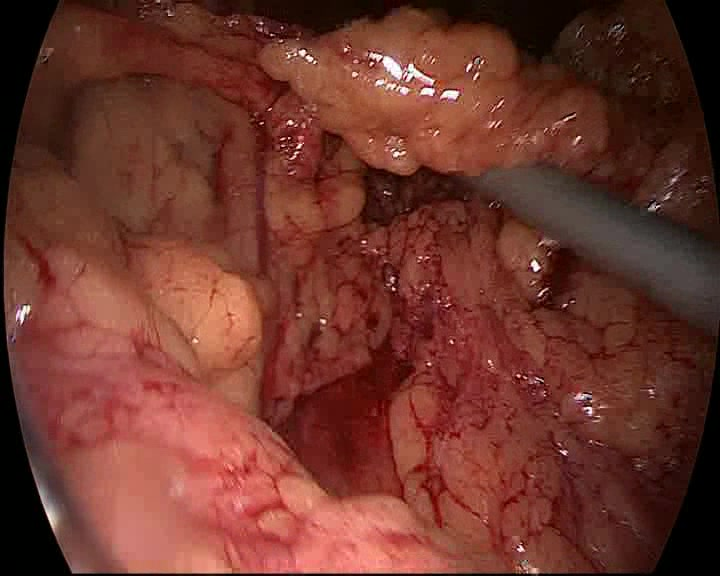
#> input picture papers/paper1_neurips2026/manuscript/figures_slides/assets/BBP12_00003439.jpg, 720 x 576 px, found by its file name
$ python build_fig_inference_step1_placeholder.py
#> lines starting #> are read from the running program, lines starting #| are printed output that depends on the picture
"""
Slide figure for inference step 1:
prefix frames pass through the visual encoder and HTA blocks with a
placeholder cluster identifier; the phase head is decoupled from that
placeholder and reads visual features only.
"""
from __future__ import annotations

from pathlib import Path

import matplotlib.patches as patches
import matplotlib.pyplot as plt
import numpy as np
from PIL import Image, ImageEnhance, ImageOps


ROOT = Path(__file__).resolve().parents[2]
OUTDIR = ROOT / "paper" / "figures_slides"
FRAME_DIR = (
    ROOT
    / "lambda_mirror"
    / "extern"
    / "MultiBypass140"
    / "datasets"
    / "MultiBypass140"
    / "BernBypass70"
    / "frames"
    / "BBP12"
)

FRAME_NAMES = [
    "BBP12_00003439.jpg",
    "BBP12_00003444.jpg",
    "BBP12_00003449.jpg",
    "BBP12_00003454.jpg",
    "BBP12_00003459.jpg",
]
FRAME_LABELS = [r"$x_{t-20}$", r"$x_{t-15}$", r"$x_{t-10}$", r"$x_{t-5}$", r"$x_t$"]

TEXT = "#111827"
MUTED = "#4b5563"
EDGE = "#1f2937"
BLUE = "#2563eb"
BLUE_LIGHT = "#dbeafe"
GREEN = "#059669"
GREEN_LIGHT = "#d1fae5"
PURPLE = "#7c3aed"
PURPLE_LIGHT = "#ede9fe"
AMBER = "#f59e0b"
AMBER_LIGHT = "#fef3c7"
RED = "#dc2626"
RED_LIGHT = "#fee2e2"
GRAY_LIGHT = "#f9fafb"


def thumb(path: Path) -> np.ndarray:
    image = Image.open(path).convert("RGB")
#> image is the input picture: PIL image 720x576 RGB; mean R, G, B 110.8, 54.6, 44.2
    image = ImageOps.exif_transpose(image)
    w, h = image.size
#> w = 720; h = 576
    image = image.crop((55, 18, w - 55, h - 12))
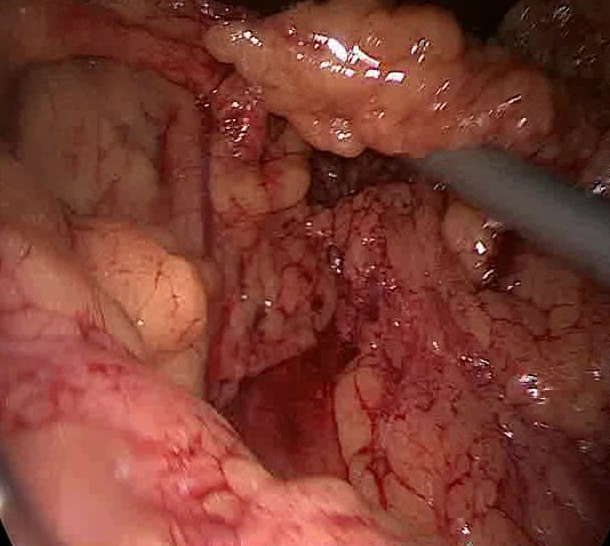
#> image: PIL image 610x546 RGB; mean R, G, B 124.5, 60.8, 49.2
    image = ImageOps.fit(image, (560, 390), method=Image.Resampling.LANCZOS)
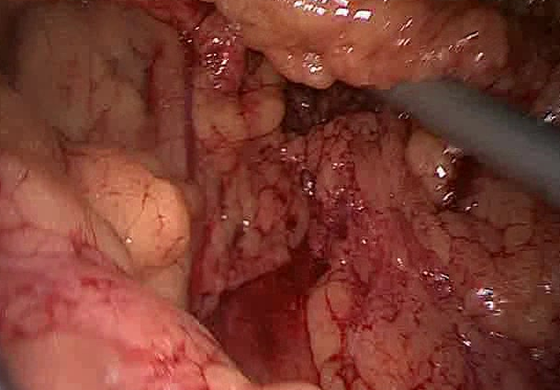
#> image: PIL image 560x390 RGB; mean R, G, B 123.5, 59.5, 47.9
    image = ImageEnhance.Contrast(image).enhance(1.12)
    image = ImageEnhance.Sharpness(image).enhance(1.08)
    return np.asarray(image)


def add_text(ax, x, y, text, *, size=11, weight="normal", color=TEXT, ha="center", va="center"):
    ax.text(
        x,
        y,
        text,
        fontsize=size,
        fontweight=weight,
        color=color,
        ha=ha,
        va=va,
        linespacing=1.08,
        zorder=20,
    )


def box(ax, x, y, w, h, text, *, face, edge=EDGE, size=12, weight="bold", color=TEXT):
    patch = patches.FancyBboxPatch(
        (x, y),
        w,
        h,
        boxstyle="round,pad=0.025,rounding_size=0.08",
        linewidth=1.6,
        edgecolor=edge,
        facecolor=face,
        zorder=4,
    )
    ax.add_patch(patch)
    add_text(ax, x + w / 2, y + h / 2, text, size=size, weight=weight, color=color)
    return patch


def arrow(ax, start, end, *, color=EDGE, lw=1.8, style="-|>", rad=0.0, dashed=False):
    ax.add_patch(
        patches.FancyArrowPatch(
            start,
            end,
            arrowstyle=style,
            mutation_scale=18,
            linewidth=lw,
            linestyle="--" if dashed else "-",
            color=color,
            connectionstyle=f"arc3,rad={rad}",
            shrinkA=4,
            shrinkB=6,
            zorder=12,
        )
    )


def draw_filmstrip(ax):
    x0, y0 = 0.78, 5.18
    w, h, gap = 2.04, 1.34, 0.18
    for i, (name, label) in enumerate(zip(FRAME_NAMES, FRAME_LABELS)):
        x = x0 + i * (w + gap)
        ax.imshow(thumb(FRAME_DIR / name), extent=(x, x + w, y0, y0 + h), aspect="auto", zorder=1)
        edge = AMBER if i == len(FRAME_NAMES) - 1 else BLUE
        lw = 3.0 if i == len(FRAME_NAMES) - 1 else 2.0
        ax.add_patch(patches.Rectangle((x, y0), w, h, fill=False, edgecolor=edge, linewidth=lw, zorder=6))
        ax.add_patch(patches.Rectangle((x, y0 + h - 0.30), 0.78, 0.30, facecolor="black", alpha=0.58, linewidth=0, zorder=7))
        add_text(ax, x + 0.39, y0 + h - 0.15, label, size=10.5, weight="bold", color="white")
#> pass 2 of the loop in draw_filmstrip, `for i, (name, label) in enumerate(zip(FRAME_NAMES, FRAME_LABELS)):`:
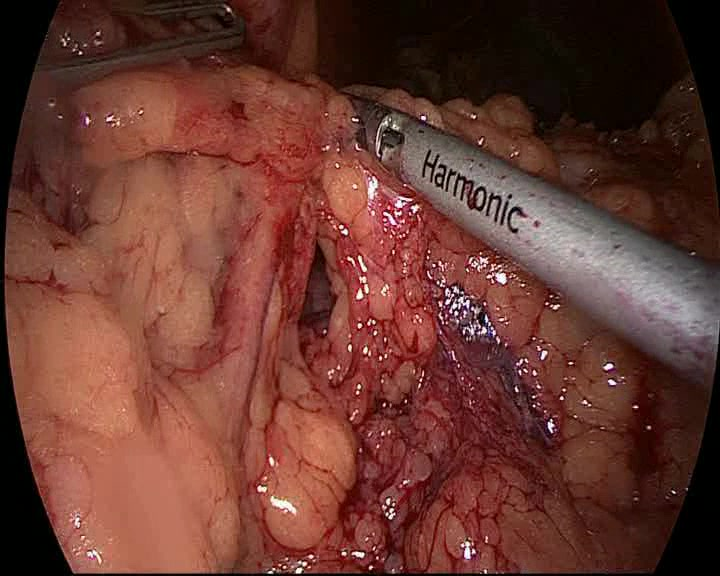
#> input picture papers/paper1_neurips2026/manuscript/figures_slides/assets/BBP12_00003444.jpg, 720 x 576 px, found by its file name
#> in thumb, image is the input picture: PIL image 720x576 RGB; mean R, G, B 105.6, 57.9, 48.8
#> in thumb (call 2), `image = image.crop((55, 18, w - 55, h - 12))`:
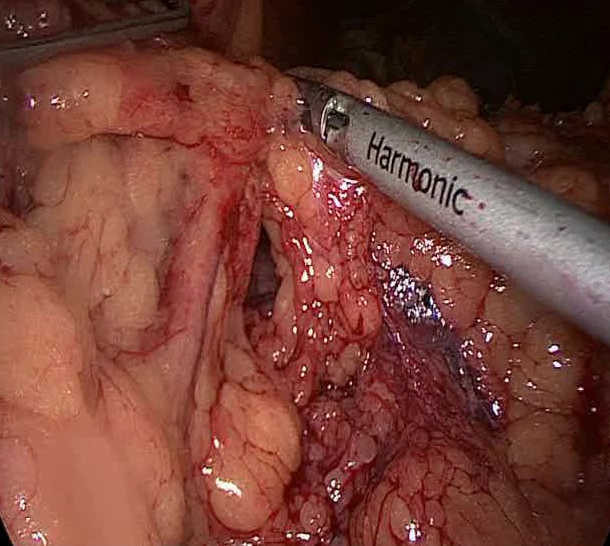
#> image: PIL image 610x546 RGB; mean R, G, B 118, 64.3, 54.2
#> in thumb (call 2), `image = ImageOps.fit(image, (560, 390), method=Image.Resampling.LANCZOS)`:
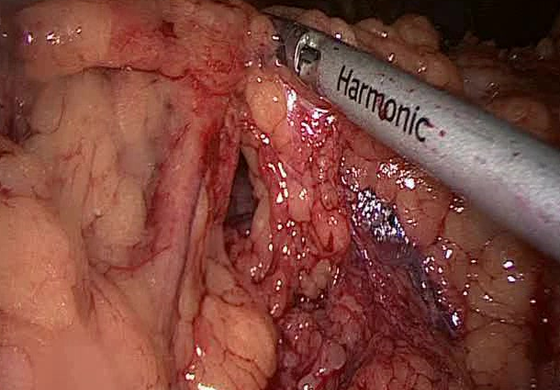
#> image: PIL image 560x390 RGB; mean R, G, B 127.1, 70.2, 60
#> pass 3 of the loop in draw_filmstrip, `for i, (name, label) in enumerate(zip(FRAME_NAMES, FRAME_LABELS)):`:
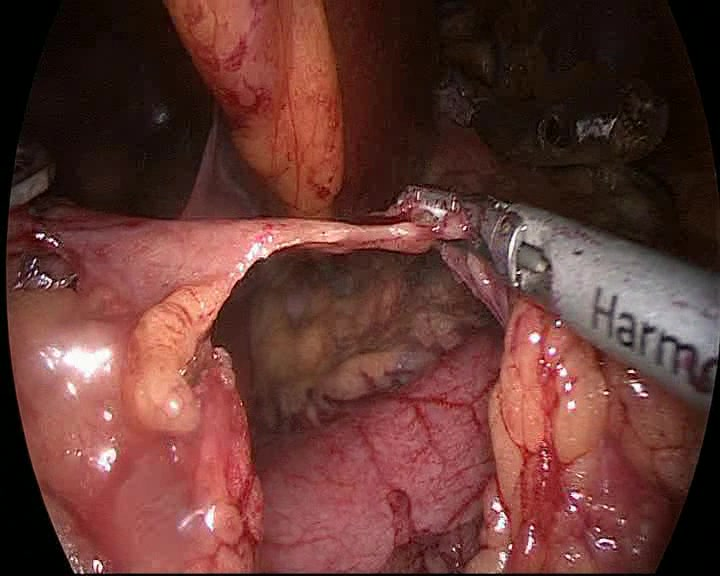
#> input picture papers/paper1_neurips2026/manuscript/figures_slides/assets/BBP12_00003449.jpg, 720 x 576 px, found by its file name
#> in thumb, image is the input picture: PIL image 720x576 RGB; mean R, G, B 101, 56.9, 51.7
#> in thumb (call 3), `image = image.crop((55, 18, w - 55, h - 12))`:
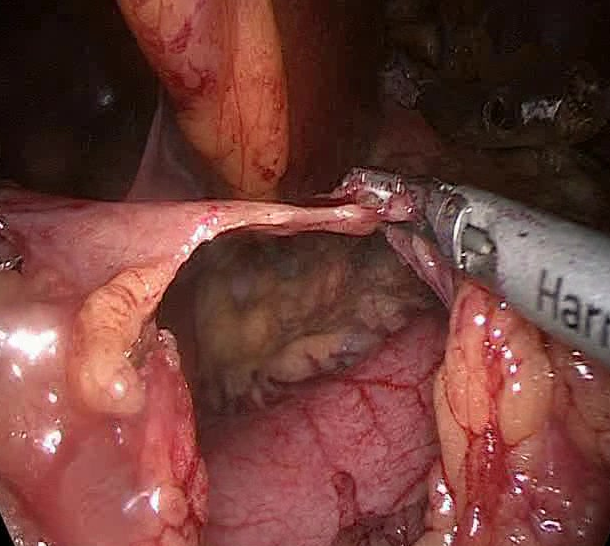
#> image: PIL image 610x546 RGB; mean R, G, B 112.6, 62.8, 57.1
#> in thumb (call 3), `image = ImageOps.fit(image, (560, 390), method=Image.Resampling.LANCZOS)`:
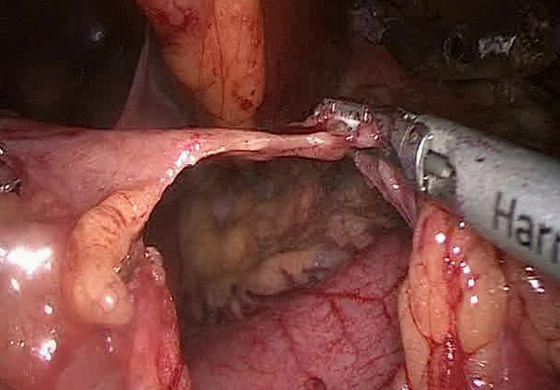
#> image: PIL image 560x390 RGB; mean R, G, B 115.7, 66.1, 60
#> the loop made 5 passes; the first 3 are shown

    add_text(ax, 0.78, 7.10, r"Observed prefix frames $x_{1:t}$", size=17, weight="bold", ha="left")
    add_text(
        ax,
        0.78,
        6.82,
        "Concrete MB140 / BBP12 frames ending at the current timestamp t; no future thumbnails are used in this first-pass view.",
        size=10.4,
        color=MUTED,
        ha="left",
    )


def draw_phase_distribution(ax):
    x0, y0 = 12.55, 3.10
    labels = ["Prep", "Gastric", "Omentum", "GJ"]
    vals = [0.05, 0.12, 0.24, 0.59]
    colors = [GREEN_LIGHT, GREEN_LIGHT, GREEN_LIGHT, GREEN]
    for i, (lab, val, color) in enumerate(zip(labels, vals, colors)):
        x = x0 + i * 0.48
        ax.add_patch(
            patches.Rectangle(
                (x, y0),
                0.30,
                val * 1.05,
                facecolor=color,
                edgecolor=GREEN,
                linewidth=1.0,
                zorder=8,
            )
        )
        add_text(ax, x + 0.15, y0 - 0.16, lab, size=7.3, color=MUTED)
    ax.add_line(plt.Line2D([x0 - 0.04, x0 + 1.80], [y0, y0], color=MUTED, linewidth=0.8, zorder=8))
    add_text(ax, x0 + 0.90, y0 + 0.82, r"$p(\phi_t \mid x_{1:t})$", size=11, weight="bold", color=GREEN)
    add_text(ax, x0 + 0.90, y0 + 0.58, "argmax phase", size=8.7, color=MUTED)


def draw_pipeline(ax):
    box(ax, 0.95, 3.36, 2.10, 0.92, "prefix\nframes", face=BLUE_LIGHT, edge=BLUE, size=12)
    box(ax, 3.72, 3.36, 2.15, 0.92, "visual encoder\nViT-B/16", face=BLUE_LIGHT, edge=BLUE, size=11.3)
    box(ax, 6.42, 3.36, 1.95, 0.92, "frame\nfeatures", face=GRAY_LIGHT, edge=EDGE, size=11.3)
    box(ax, 8.88, 3.36, 1.96, 0.92, "HTA\nblocks", face=PURPLE_LIGHT, edge=PURPLE, size=11.5)
    box(ax, 11.45, 3.36, 2.08, 0.92, "phase\nhead", face=GREEN_LIGHT, edge=GREEN, size=12)
    box(ax, 13.98, 3.36, 1.38, 0.92, "phase\nlogits", face=GREEN_LIGHT, edge=GREEN, size=11)

    arrow(ax, (3.05, 3.82), (3.72, 3.82))
    arrow(ax, (5.87, 3.82), (6.42, 3.82))
    arrow(ax, (8.37, 3.82), (8.88, 3.82))
    arrow(ax, (10.84, 3.82), (11.45, 3.82), color=GREEN)
    arrow(ax, (13.53, 3.82), (13.98, 3.82), color=GREEN)

    add_text(ax, 6.70, 4.70, "visual-only path used by phase head", size=9.5, color=GREEN, ha="left")
    arrow(ax, (7.40, 4.55), (11.50, 4.10), color=GREEN, lw=1.4, rad=-0.12)

    # Placeholder workflow token branch.
    box(ax, 4.95, 1.76, 2.15, 0.78, "placeholder\ncluster id", face=AMBER_LIGHT, edge=AMBER, size=11.5)
    box(ax, 7.76, 1.76, 2.10, 0.78, "workflow token\nE[z_dummy]", face=AMBER_LIGHT, edge=AMBER, size=11.0)
    arrow(ax, (7.10, 2.15), (7.76, 2.15), color=AMBER)
    arrow(ax, (8.82, 2.54), (9.72, 3.36), color=AMBER, rad=-0.12)
    add_text(ax, 9.92, 2.55, "prepended into temporal sequence", size=9.2, color=AMBER, ha="left")

    # Explicitly show that the phase head ignores the placeholder in this pass.
    arrow(ax, (8.78, 2.15), (12.18, 3.28), color=RED, lw=1.5, dashed=True, rad=-0.10)
    ax.plot([11.55, 11.88], [2.78, 3.11], color=RED, linewidth=3.0, zorder=15)
    ax.plot([11.88, 11.55], [2.78, 3.11], color=RED, linewidth=3.0, zorder=15)
    add_text(ax, 12.18, 2.58, "no influence on\nphase head here", size=9.0, color=RED, weight="bold")

    draw_phase_distribution(ax)

    box(
        ax,
        0.95,
        1.35,
        3.00,
        1.04,
        "first pass uses a\ndummy workflow slot",
        face=GRAY_LIGHT,
        edge=EDGE,
        size=11.3,
    )
    add_text(
        ax,
        1.13,
        0.92,
        "Reason: the soft workflow token has not been computed yet. The phase predictions are the source used to compute it in the next step.",
        size=9.3,
        color=MUTED,
        ha="left",
    )


def main():
    missing = [name for name in FRAME_NAMES if not (FRAME_DIR / name).exists()]
    if missing:
        raise FileNotFoundError("Missing frame files: " + ", ".join(missing))

    OUTDIR.mkdir(parents=True, exist_ok=True)
    plt.rcParams.update(
        {
            "font.family": "DejaVu Sans",
            "font.size": 11,
            "figure.dpi": 170,
            "savefig.dpi": 300,
            "pdf.fonttype": 42,
            "ps.fonttype": 42,
        }
    )

    fig, ax = plt.subplots(figsize=(16, 9))
    fig.patch.set_facecolor("white")
    ax.set_xlim(0, 16)
    ax.set_ylim(0, 9)
    ax.set_aspect("auto")
    ax.axis("off")

    add_text(ax, 0.78, 8.46, "Inference step 1: first pass with a placeholder workflow slot", size=19, weight="bold", ha="left")
    add_text(
        ax,
        0.78,
        8.08,
        "Prefix frames are encoded visually; the placeholder cluster token is present for the temporal stack, but phase prediction is decoupled from it.",
        size=11.2,
        color=MUTED,
        ha="left",
    )

    draw_filmstrip(ax)
    draw_pipeline(ax)

    out = OUTDIR / "fig_inference_step1_placeholder_phase_head"
    fig.savefig(out.with_suffix(".png"))
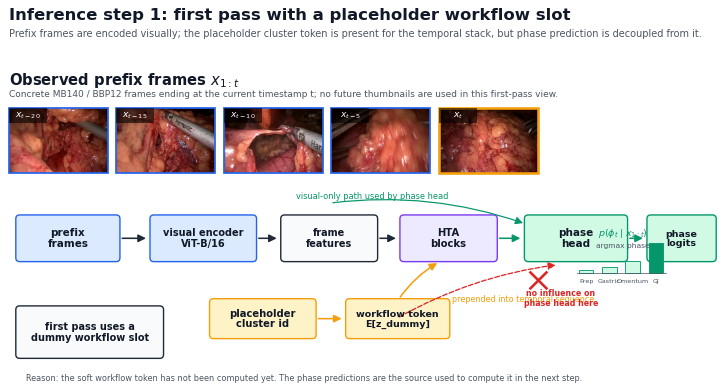
#> figure drawn by matplotlib, 1 panel
    fig.savefig(out.with_suffix(".pdf"))
    plt.close(fig)
    print(f"wrote {out.with_suffix('.png')}")
    print(f"wrote {out.with_suffix('.pdf')}")


if __name__ == "__main__":
    main()
